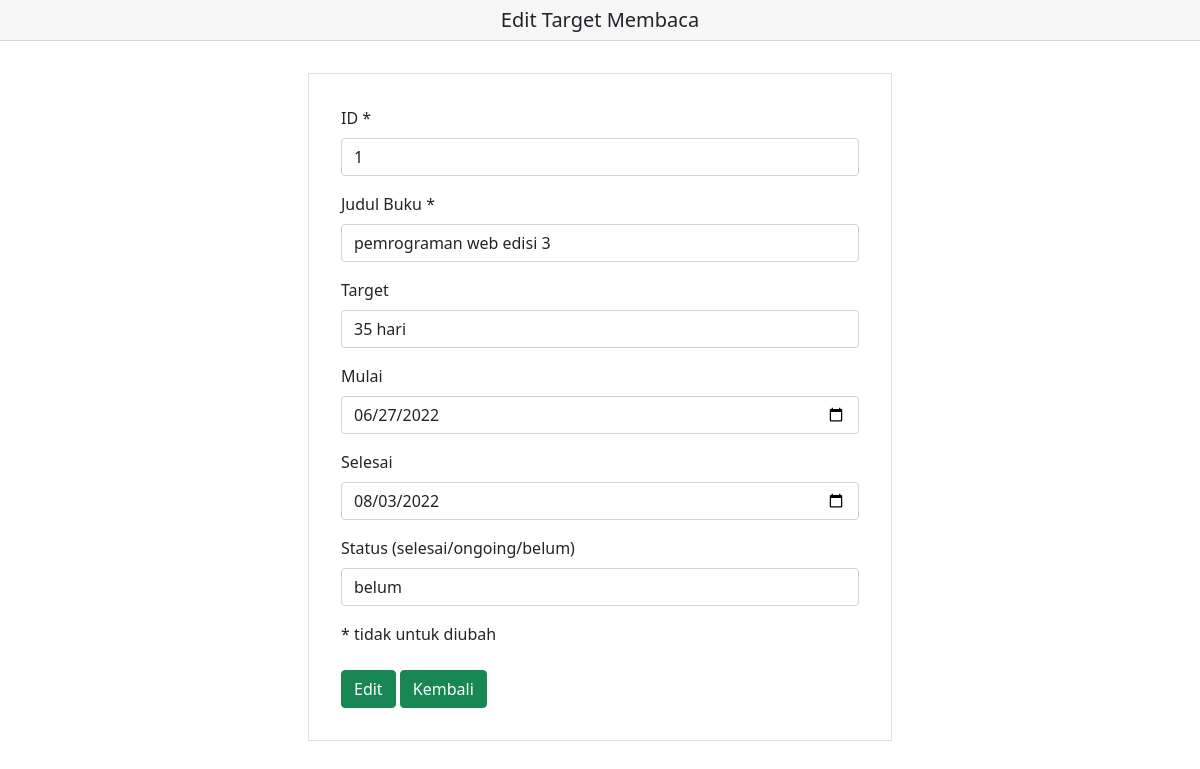
Page /target/editTarget.php?id=1 on the committed database.
### tables this page shows
CREATE TABLE `target` (
  `id` varchar(11) NOT NULL,
  `nama_buku` varchar(100) NOT NULL,
  `target` varchar(30) NOT NULL,
  `tgl_mulai` date NOT NULL,
  `tgl_selesai` date NOT NULL,
  `status` varchar(10) NOT NULL
);

### target/editTarget.php (the view, shortened to what this page needs)
<!doctype html>
<html>
<head>
    <link href="https://cdn.jsdelivr.net/npm/bootstrap@5.0.2/dist/css/bootstrap.min.css" rel="stylesheet">
  </head>
<body>
    <?php
    require_once('../koneksi/config.php');
    $id = $_GET['id'];
    $data = mysqli_query($conn,"select * from target where id ='$id'");
    while($d = mysqli_fetch_array($data)){
    ?>
    <h5 class="card-header" style="text-align: center!important;">Edit Target Membaca</h5>
    <div class="card-body d-flex justify-content-center ">
    <div class="w-50 border p-3 mt-3">
    <form action="edit.php" method="POST">
        <div class="modal-body">
        <div class="mb-3">
           <label for="exampleInputPassword1" class="form-label">ID *</label>
           <input type="text" class="form-control" id="exampleInputPassword1" name="id" value="<?php echo $d['id'];?>">
         </div>
         <div class="mb-3">
           <label for="exampleInputPassword1" class="form-label">Judul Buku *</label>
         <input type="text" class="form-control" id="exampleInputPassword1" name="nama_buku" value="<?php echo $d['nama_buku'];?>">
         </div>
         <div class="mb-3">
           <label for="exampleInputPassword1" class="form-label">Target</label>
           <input type="text" class="form-control" id="exampleInputPassword1" name="target" value="<?php echo $d['target'];?>">
         </div>
         <div class="mb-3">
           <label for="exampleInputPassword1" class="form-label">Mulai</label>
         <input type="date" class="form-control" id="exampleInputPassword1" name="tgl_mulai" value="<?php echo $d['tgl_mulai'];?>">
         </div>
         <div class="mb-3">
           <label for="exampleInputPassword1" class="form-label">Selesai</label>
         <input type="date" class="form-control" id="exampleInputPassword1" name="tgl_selesai" value="<?php echo $d['tgl_selesai'];?>">
         </div>
         <div class="mb-3">
           <label for="exampleInputPassword1" class="form-label">Status (selesai/ongoing/belum)</label>
          <input type="text" class="form-control" id="exampleInputPassword1" name="status" value="<?php echo $d['status'];?>">
          </div>
              <label for="exampleInputPassword1" class="form-label">* tidak untuk diubah</label><br>
              <input class="btn btn-success mt-3" type="submit" name="ubahTarget" value="Edit" >
              <a href="data.php" type="button" class="btn btn-success mt-3">Kembali</a>
          </div>
          </div>
      </div>
    <?php } ?>
</body>
</html>

### rows in the picture
target: id "1", nama_buku "pemrograman web edisi 3", target "35 hari", tgl_mulai "06/27/2022", tgl_selesai "08/03/2022", status "belum"
